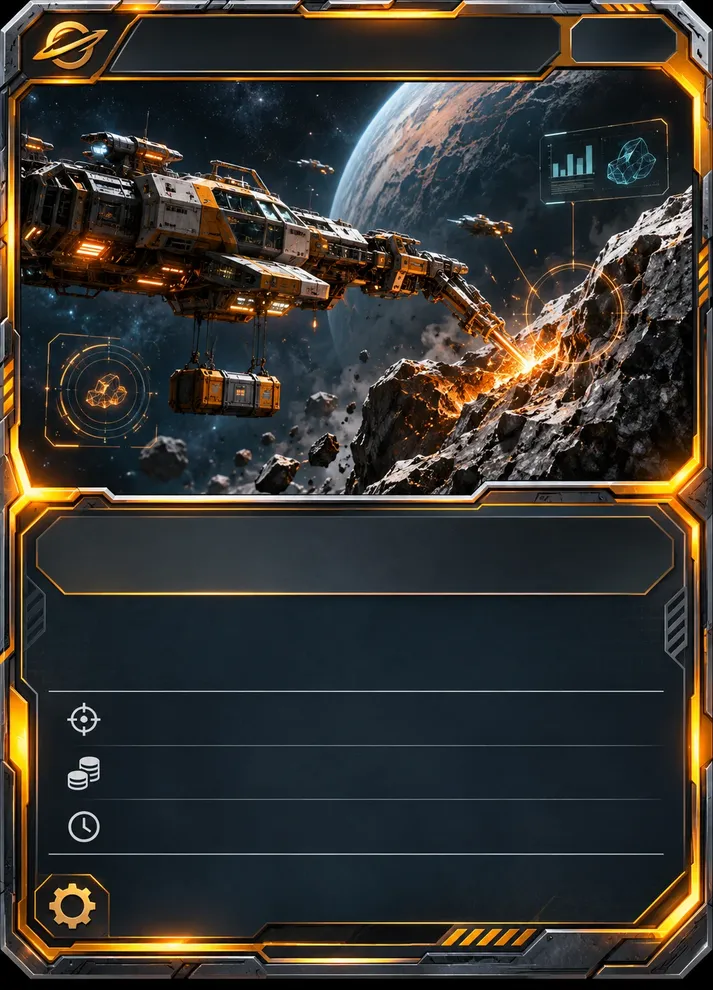
#> input picture src/assets/reference/cards/contratto_minerario_template_ref.webp, 713 x 990 px, shrunk from 1064 x 1478 before the run
$ python process_ship.py ../src/assets/reference/cards/contratto_minerario_template_ref.webp ../src/assets/reference/cards/esplora_template_ref.webp
#> lines starting #> are read from the running program, lines starting #| are printed output that depends on the picture; after the words box and inside, x2 and y2 are one past the last pixel; in counts of white or black regions, pixels touching at a corner belong together
import sys
import numpy as np
from PIL import Image, ImageFilter
from scipy import ndimage


def remove_background(path_in, path_out, bg_tolerance=30, feather=1.5, pad=6, close_iterations=3):
#> called with bg_tolerance = 30, feather = 1.5, pad = 6, close_iterations = 3
    im = Image.open(path_in).convert("RGB")
#> im is the input picture: PIL image 713x990 RGB; mean R, G, B 55.2, 53, 48.7
    arr = np.array(im).astype(int)
    h, w, _ = arr.shape

    # Sample background color from the four corners (small patches, averaged):
    # the corners are reliably background even when the ship silhouette
    # extends close to the border elsewhere in the frame.
    patches = [arr[0:8, 0:8], arr[0:8, w - 8:w], arr[h - 8:h, 0:8], arr[h - 8:h, w - 8:w]]
    bg_color = np.median(np.concatenate([p.reshape(-1, 3) for p in patches], axis=0), axis=0)
#> bg_color = [0, 0, 0]

    dist = np.sqrt(((arr - bg_color) ** 2).sum(axis=2))
    foreground = dist >= bg_tolerance
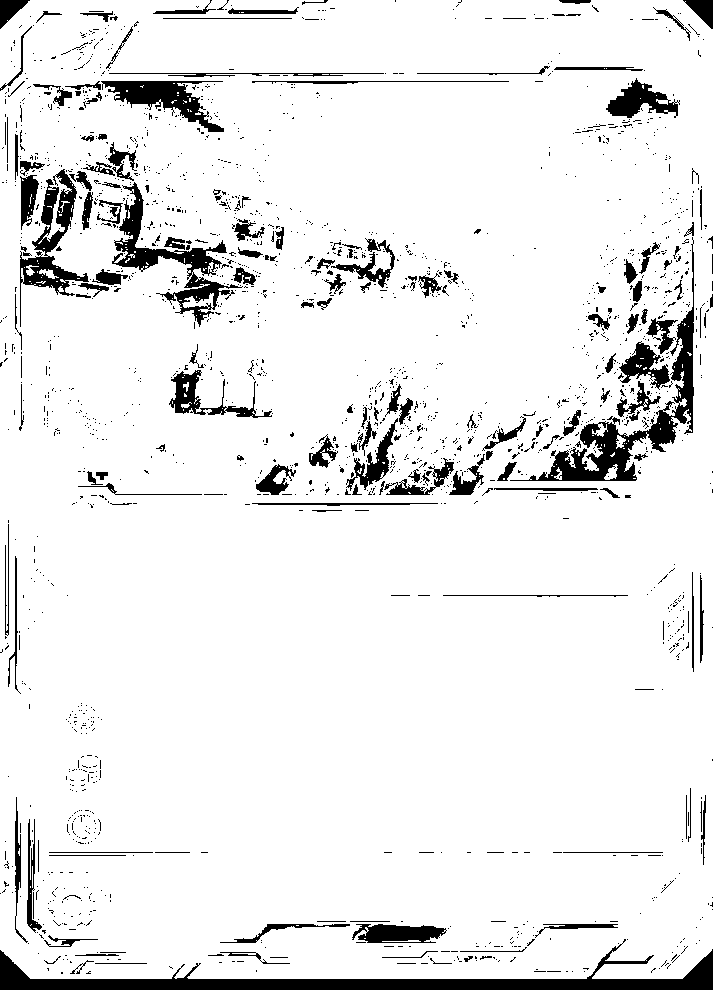
#> foreground: shape (990, 713) bool; 92% white; 1968 black regions (1782 under 20 px), largest, box (x1, y1, x2, y2) and area: (0, 939, 713, 990) 9153, (510, 237, 694, 481) 5622, (112, 182, 243, 327) 3618

    # The ship art has thin dark seams between panels that are color-close to
    # the background: closed naively, those seams stay connected all the way
    # out to the border and the background "leaks" into the ship as holes.
    # Closing the FOREGROUND instead (dilate then erode) bridges those thin
    # seams shut first, so the background mask computed from its complement
    # no longer threads through them. Padded with True/foreground on all
    # sides so the erosion step doesn't eat the image's real border pixels.
    if close_iterations > 0:
        padw = close_iterations + 1
        padded = np.pad(foreground, padw, mode="constant", constant_values=True)
#> padded: shape (998, 721) bool; 92.2% white; 1968 black regions (1782 under 20 px), largest, box (x1, y1, x2, y2) and area: (4, 943, 717, 994) 9153, (514, 241, 698, 485) 5622, (116, 186, 247, 331) 3618
        padded = ndimage.binary_closing(padded, structure=np.ones((3, 3), dtype=bool), iterations=close_iterations)
#> padded: shape (998, 721) bool; 95.2% white; 59 black regions, largest, box (x1, y1, x2, y2) and area: (0, 0, 721, 998) 10278, (4, 960, 717, 994) 8725, (560, 429, 637, 485) 1834
        foreground = padded[padw:-padw, padw:-padw]
#> foreground: shape (990, 713) bool; 96.5% white; 58 black regions, largest, box (x1, y1, x2, y2) and area: (0, 956, 713, 990) 8725, (556, 425, 633, 481) 1834, (115, 81, 178, 108) 1245

    bg_like = ~foreground

    # Keep only background-colored regions connected to the border (flood fill
    # from the edges): a dark panel on the ship itself, even if color-similar,
    # stays opaque because it is not connected to the border region.
    structure = np.ones((3, 3), dtype=bool)
    labels, _ = ndimage.label(bg_like, structure=structure)
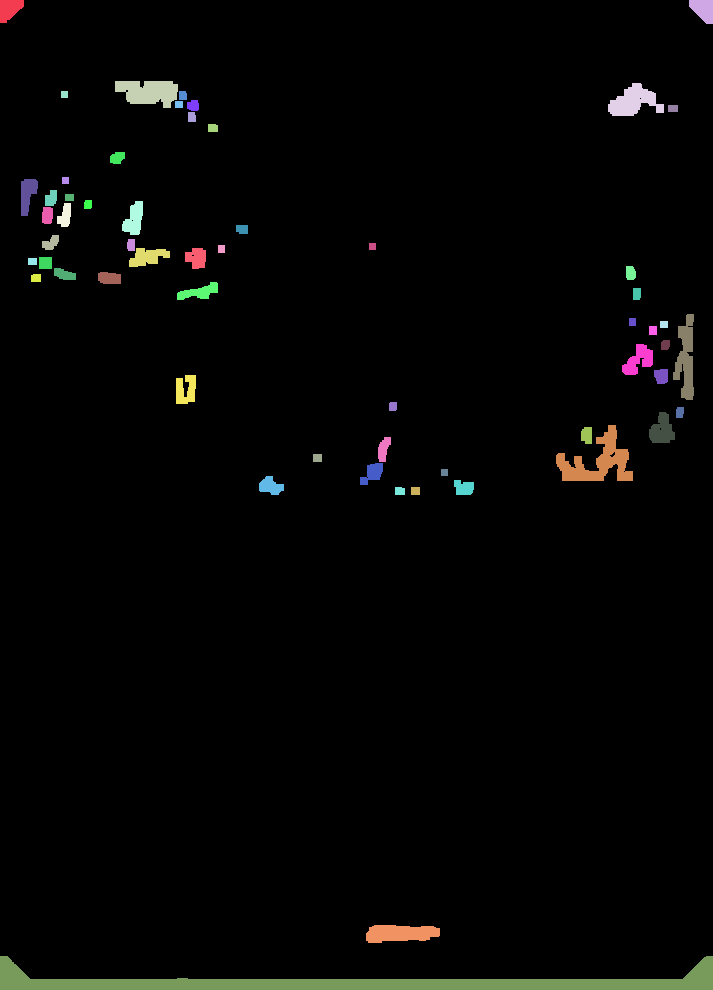
#> labels: shape (990, 713) int32; 59 distinct labels, from 0 to 58; one colour per label, 0 black
    border_labels = set(labels[0, :].tolist()) | set(labels[-1, :].tolist()) | set(labels[:, 0].tolist()) | set(labels[:, -1].tolist())
#> border_labels = 4 items
    border_labels.discard(0)
    background_mask = np.isin(labels, list(border_labels))
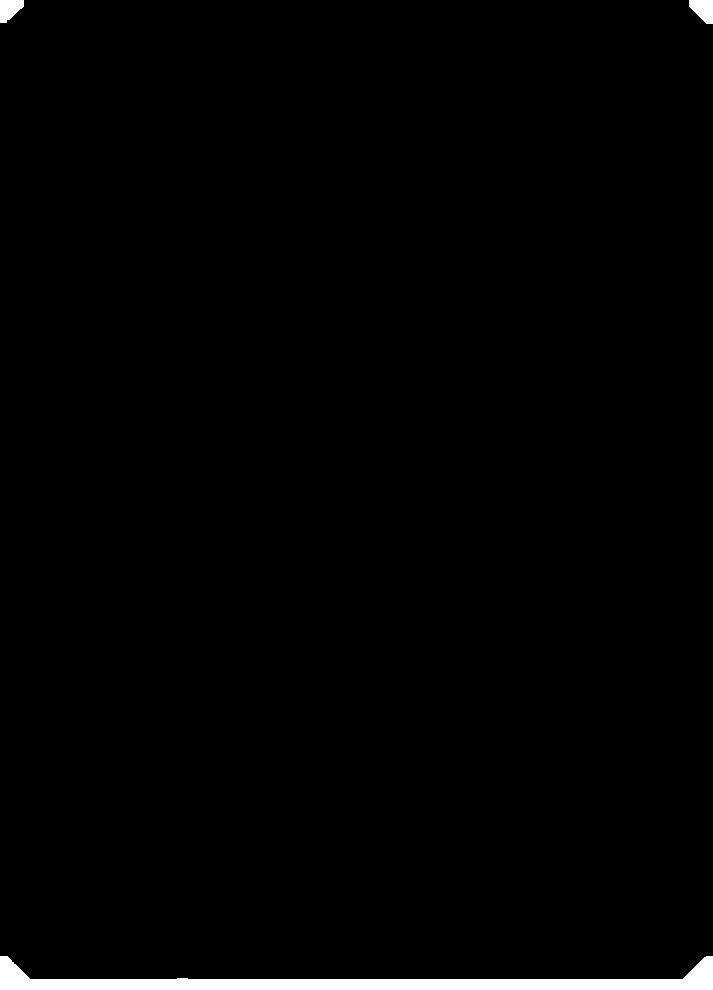
#> background_mask: shape (990, 713) bool; 1.4% white; 3 white regions, box (x1, y1, x2, y2) and area: (0, 956, 713, 990) 8725, (689, 0, 713, 24) 423, (0, 0, 24, 23) 399
    kept_mask = ~background_mask

    # Leftover grid-pattern specks just outside the silhouette (brighter than
    # the base background color, so classified as foreground) survive as
    # tiny isolated flecks: keep only the largest connected foreground
    # component (the ship itself) and drop every other speck.
    kept_labels, _ = ndimage.label(kept_mask, structure=structure)
    if kept_labels.max() > 0:
        sizes = np.bincount(kept_labels.ravel())
#> sizes = [9547, 696323]
        sizes[0] = 0
        main_label = int(np.argmax(sizes))
#> main_label = 1
        kept_mask = kept_labels == main_label

    alpha = np.where(kept_mask, 255, 0).astype(np.uint8)
    alpha_img = Image.fromarray(alpha, mode="L")
    if feather > 0:
        alpha_img = alpha_img.filter(ImageFilter.GaussianBlur(feather))
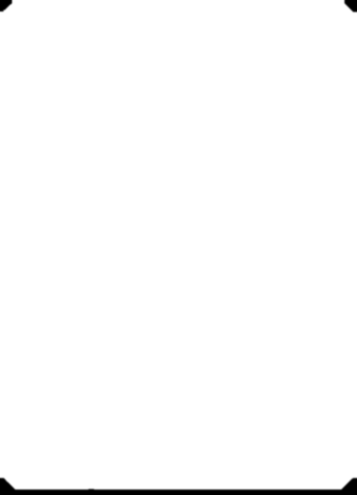
#> alpha_img: PIL image 713x990 L (shown at 1/2 size); min 0, max 255, mean 251.6

    rgba = im.convert("RGBA")
    rgba.putalpha(alpha_img)

    # Crop to the bounding box of non-transparent content, plus padding.
    bbox = alpha_img.getbbox()
#> bbox = (0, 0, 713, 983)
    if bbox:
        left, top, right, bottom = bbox
#> left = 0; top = 0; right = 713; bottom = 983
        left = max(0, left - pad)
        top = max(0, top - pad)
        right = min(w, right + pad)
        bottom = min(h, bottom + pad)
#> bottom = 989
        rgba = rgba.crop((left, top, right, bottom))
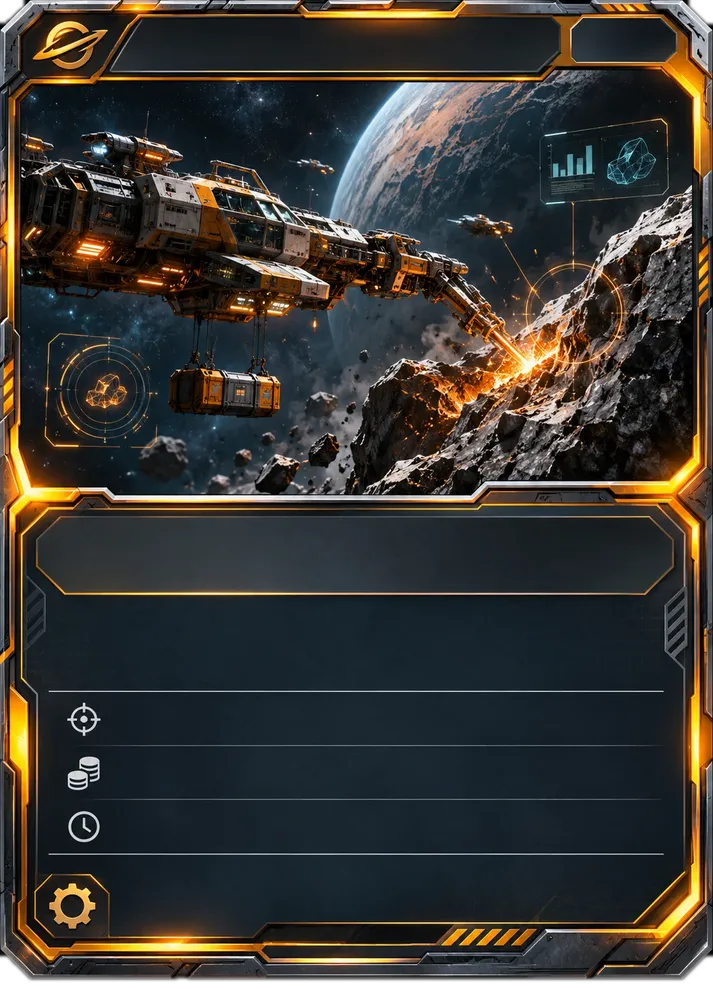
#> rgba: PIL image 713x989 RGBA; mean R, G, B, A 55.3, 53.1, 48.8, 251.8; transparent parts drawn white

    rgba.save(path_out)
    print(f"{path_in} -> {path_out} {rgba.size}")
#| ../src/assets/reference/cards/contratto_minerario_template_ref.webp -> ../src/assets/reference/cards/esplora_template_ref.webp (713, 989)


if __name__ == "__main__":
    remove_background(sys.argv[1], sys.argv[2])

$ run again, on src/assets/reference/cards/fabbrica_template_ref.webp
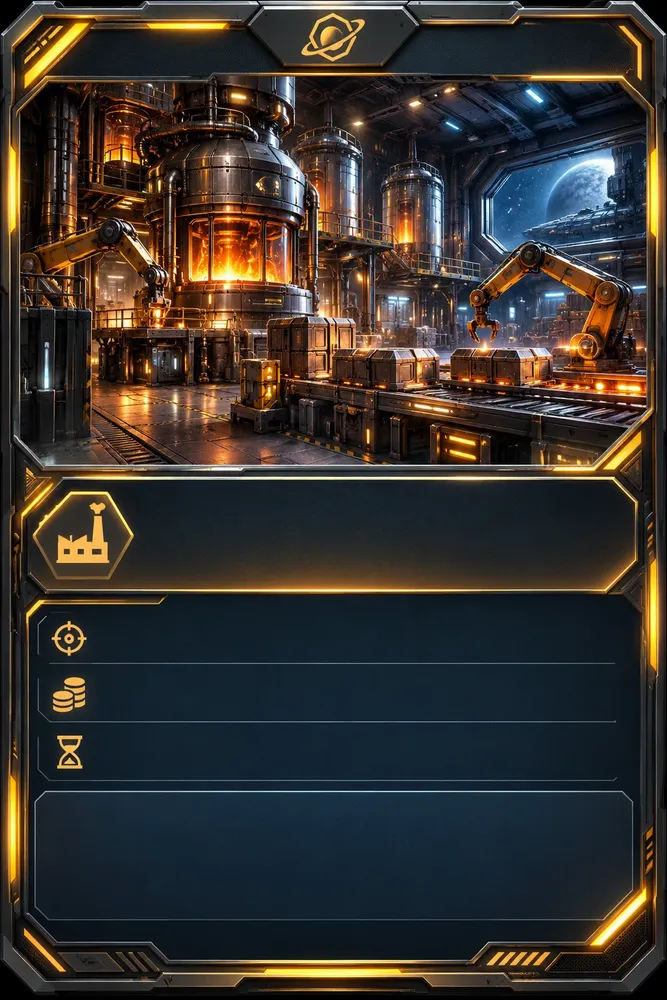
#> input picture src/assets/reference/cards/fabbrica_template_ref.webp, 667 x 1000 px, shrunk from 1024 x 1536 before the run
#> in remove_background, im is the input picture: PIL image 667x1000 RGB; mean R, G, B 56.2, 51.3, 46.5
#> bg_color = [0, 0, 0]
#> bg_like: shape (1000, 667) bool; 2.8% white; 48 white regions, largest, box (x1, y1, x2, y2) and area: (55, 987, 428, 1000) 3483, (21, 83, 82, 245) 3117, (437, 987, 616, 1000) 1750
#> in remove_background, `labels, _ = ndimage.label(bg_like, structure=structure)`:
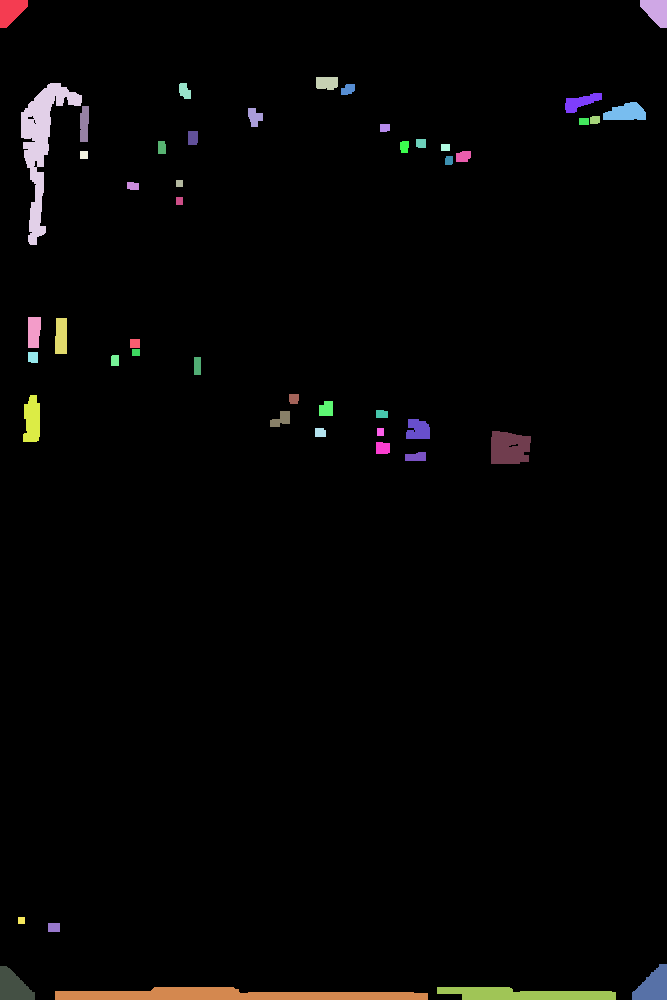
#> labels: shape (1000, 667) int32; 49 distinct labels, from 0 to 48; one colour per label, 0 black
#> border_labels = 7 items
#> background_mask: shape (1000, 667) bool; 1.2% white; 6 white regions, box (x1, y1, x2, y2) and area: (55, 987, 428, 1000) 3483, (437, 987, 616, 1000) 1750, (632, 964, 667, 1000) 841, (0, 966, 35, 1000) 804, (0, 0, 28, 28) 553, (640, 0, 667, 28) 538
#> sizes = [7969, 659031]
#> main_label = 1
#> in remove_background, `alpha_img = alpha_img.filter(ImageFilter.GaussianBlur(feather))`:
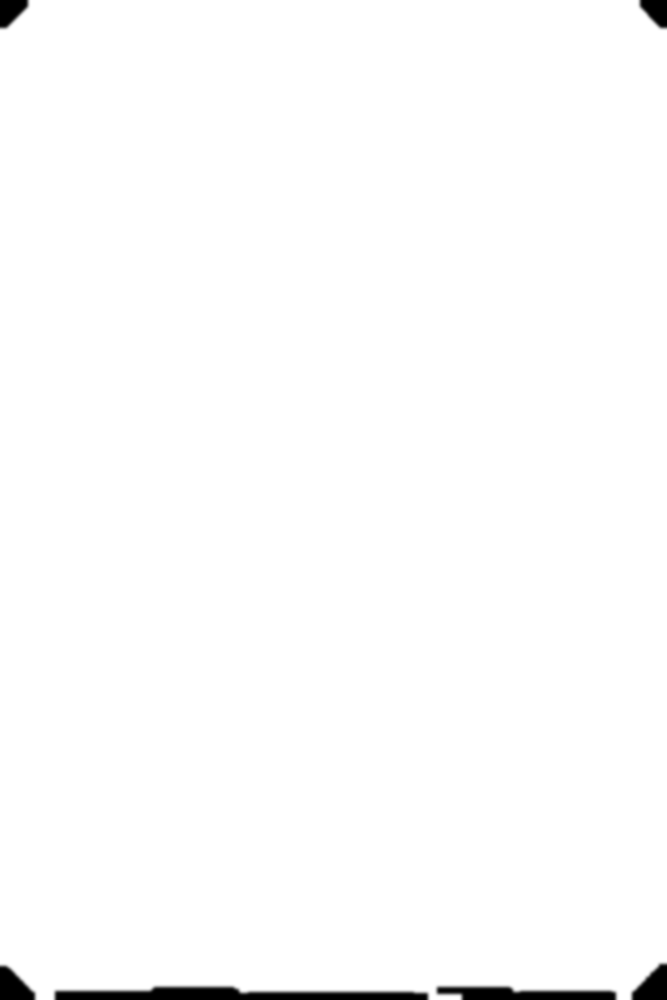
#> alpha_img: PIL image 667x1000 L; min 0, max 255, mean 252
#> bbox = (0, 0, 667, 1000)
#> left = 0; right = 667; bottom = 1000
#| ../src/assets/reference/cards/fabbrica_template_ref.webp -> ../src/assets/reference/cards/fabbrica_template_ref.webp (667, 1000)
